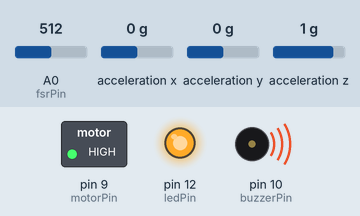
This sketch was run on a simulated Arduino Uno, built with avr-gcc and run on an emulated ATmega328P. On the bench: switched loads named in the sketch (green lamp = pin HIGH), output pins drawn as LEDs (lit = HIGH), buzzer (waves = sounding, pin HIGH). Inputs (shaded band) come from the test bench; at power-on: acceleration x 0 g, A0 (fsrPin) = 512, acceleration y 0 g, acceleration z 1 g. What the sketch prints to the serial monitor is not drawn.

Above: at 2.5 s.
2.6 s: acceleration x set to -1 g
4.9 s: acceleration x set to -1.3 g
At 5.7 s:
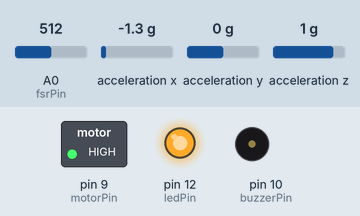
7.2 s: acceleration x set to -0.8 g
At 8.9 s:
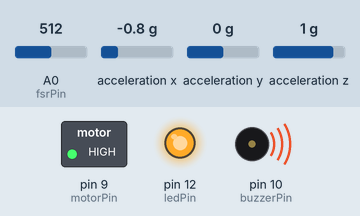
9.5 s: acceleration x set to -1.4 g
At 11.7 s:
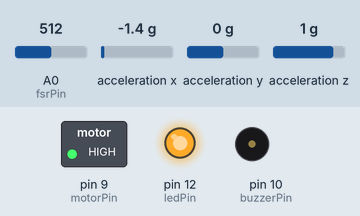
Timing chart, 0 to 13.2 s (numbered marks = the images above; inputs shaded):
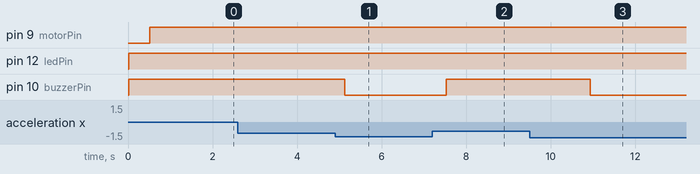

Measured:
- the behaviour switches between -1.1 and -1.2 g on acceleration x (found by bisection; images 0 and 1)
- after the input at 2.6 s, every drawn part: stays the same
- after the input at 4.9 s, pin 10 (buzzerPin): HIGH → LOW after 0.23 s
- after the input at 7.2 s, pin 10 (buzzerPin): LOW → HIGH after 0.33 s
- after the input at 9.5 s, pin 10 (buzzerPin): HIGH → LOW after 1.4 s

The sketch:

CaneSentinel.ino
```cpp
#include <Wire.h>
#include <Adafruit_ADXL345_U.h>

Adafruit_ADXL345_Unified accel = Adafruit_ADXL345_Unified();

const int fsrPin = A0;     // FSR analog input
const int motorPin = 9;    // Vibration motor output
const int ledPin = 12;     // LED output
const int buzzerPin = 10;

int gripValue = 0;
float tiltAngle = 0;

const int gripThreshold = 800;   // Lower value = weak grip
const int tiltThreshold = 100;    // Degrees from vertical

void setup() {
  Serial.begin(9600);
  Wire.begin();

  pinMode(fsrPin, INPUT);
  pinMode(motorPin, OUTPUT);
  pinMode(ledPin, OUTPUT);
  pinMode(buzzerPin,OUTPUT);

  if(!accel.begin()) {
    Serial.println("ADXL345 not detected!");
    while(1);
  }

  accel.setRange(ADXL345_RANGE_2_G);
  Serial.println("CaneSentinel Combined Test Ready");
}

void loop() {
  sensors_event_t event;
  accel.getEvent(&event);

  // Calculate tilt angle relative to vertical
  float x = event.acceleration.x;
  float y = event.acceleration.y;
  float z = event.acceleration.z;
  tiltAngle = atan2(sqrt(x * x + y * y), z) * 180.0 / PI;

  // Read grip pressure
  gripValue = analogRead(fsrPin);

  // Show live readings
  Serial.print("Tilt: ");
  Serial.print(tiltAngle);
  Serial.print("° | Grip: ");
  Serial.println(gripValue);

  if(tiltAngle < 50 ){
    Serial.println("⚠️  WARNING: Tilt");
    digitalWrite(buzzerPin, HIGH);
    digitalWrite(ledPin, HIGH);
    delay(500);

  }else{
    digitalWrite(buzzerPin,LOW);
    digitalWrite(ledPin, LOW);
  }

  // Main logic
  if (gripValue < gripThreshold || (tiltAngle > 100 || tiltAngle < 80) ) {
    Serial.println("⚠️ Weak Grip Detected!");
    digitalWrite(motorPin, HIGH);
    digitalWrite(ledPin, HIGH);
    delay(1000); // vibrate for 1.5s
  } else {
    digitalWrite(motorPin, LOW);
    digitalWrite(ledPin, LOW);
  }

  delay(200);
}
```
